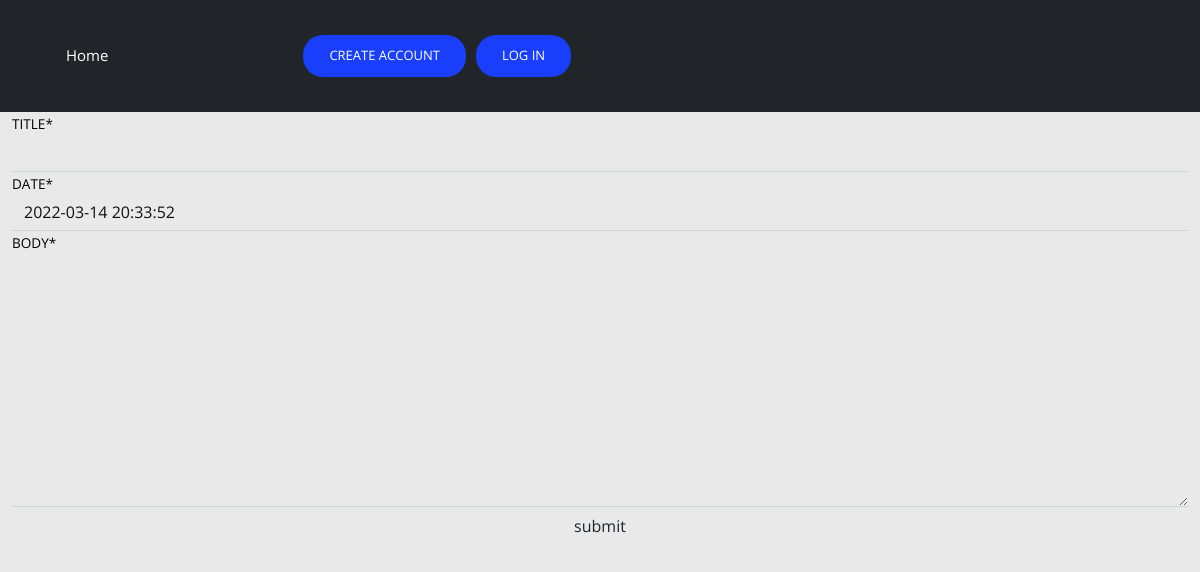
Before: / with the older database file.
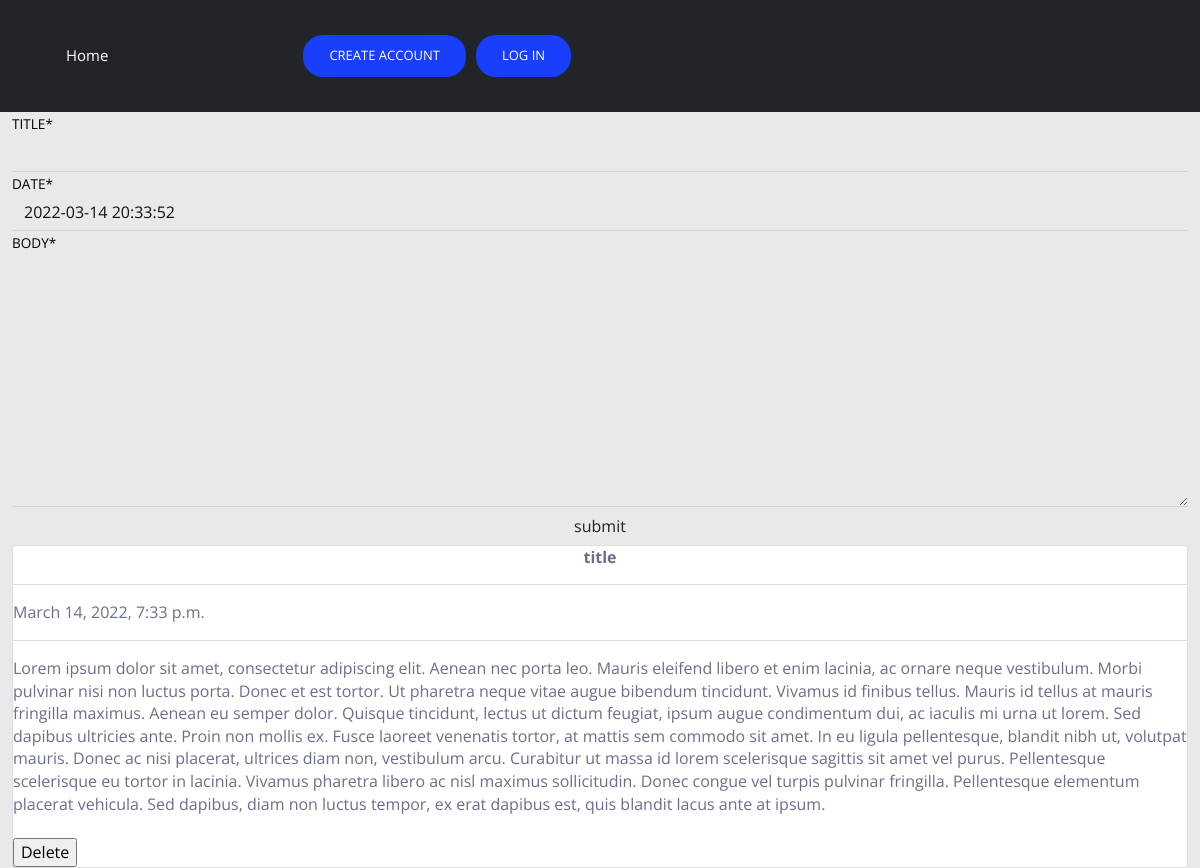
After: the same page with the newer database file.
### bug/models.py (models this page shows)
class bug(models.Model):
    title = models.CharField(max_length=50)
    id = models.AutoField(primary_key=True)
    date = models.DateTimeField(default=timezone.now)
    body = models.TextField()

### bug/views.py (the view)
# urls.py: path("", views.home, name="home"),
def home(request):
    form = BugForm()
    if request.method == "POST":
        form = BugForm(request.POST)
        if form.is_valid():
            form.save
            return redirect("/")
    todo_list = bug.objects.all()
    return render(
        request,
        "bug/home.html",
        {
            "forms": form,
            "todo_list": todo_list,
        },
    )

### bug/forms.py
class BugForm(forms.ModelForm):
    class Meta:
        model = bug
        fields = "__all__"

### bug/templates/bug/home.html (shortened to what this page needs)
{% extends 'bug/base.html' %}
{% load crispy_forms_tags %}
{% load static %}
{% block content %}
<link rel="stylesheet" href="{% static 'bug/css/main.css' %}">
<div class="container-fluid">
    <header>
        <div class="submit_form">
            <form action="addBug/{{bug.id}}" method="POST">
                {{forms|crispy}}
                <center>
                    <input type="submit" class="btn btn-default" value="submit" />
                </center>
            </form>
        </div>
    </header>
    <div class="row">
        <div class="">
            {% for bug in todo_list %}
            <div class="card">
                <center><b>{{bug.title}}</b></center>
                <hr />
                {{bug.date}}
                <hr />
                {{bug.body}}
                <br />
                <br />
                <form action="/del/{{bug.id}}/" method="post">{% csrf_token %}
                    <input type="submit" value="Delete">
                </form>
            </div>
            {% endfor%}
        </div>
    </div>
</div>
{% endblock content %}

### bug/templates/bug/base.html (shortened to what this page needs)
<!doctype html>
{% load static %}
<html lang="en">
<head>
    <link rel="stylesheet" href="{% static 'bug/css/main.css' %}" type="text/css">
    <link href="https://cdn.jsdelivr.net/npm/bootstrap@5.0.0-beta3/dist/css/bootstrap.min.css" rel="stylesheet"
>
</head>
<body id="bg">
    {% load static %}
    <nav class="navbar navbar-expand-lg navbar-dark bg-dark" id="main-navbar">
        <div class="container">
            <div class="collapse navbar-collapse" id="navbarNavAltMarkup">
                <div class="navbar-nav">
                    <a class="nav-link active" aria-current="page" href="{% url 'home' %}">Home</a>
                </div>
                <form class="d-flex" id="authstyle">
                    {% if user.is_authenticated %}
                    <a href="{% url 'profile' %}" class="btn" style="color: white; background-color: #193ffd;"
                        type="submit" id="header-links"> Profile </a>
                    <a href="{% url 'logout' %}" class="btn" style="color: white; background-color: #193ffd;"
                        type="submit" id="header-links"> Logout </a>
                    {% else %}
                    <a href="{% url 'register' %}" class="btn" style="color: white; background-color: #193ffd;"
                        type="submit" id="header-links"> Create Account </a>
                    <a href="{% url 'login' %}" class="btn"
                        style="color: white; background-color: #193ffd; margin-left: 10px; " type="submit"
                        id="header-links">Log In</a>
                    {% endif %}
                </form>
            </div>
        </div>
    </nav>
    <div>
        {% block content %}
        {% endblock content %}
    </div>
</body>
</html>

### bug/static/bug/css/main.css (style rules this page uses)
#bg { background-repeat: no-repeat; background-size: cover; background-attachment: fixed; }
#main-navbar { color: white; min-height: 14vh; font-size: 15px; }
#authstyle { margin-left: 17%; border-radius: 50%; }
#header-links { position: relative; border-radius: 20px; display: inline-block; padding: 10px 25px; text-transform: uppercase; text-decoration: none; font-size: 13px; overflow: hidden; transition: 0.2s; }
body { margin:0; color:#6a6f8c; font:600 16px/18px 'Open Sans',sans-serif; }
.submit_form { height: max-content; }
*,:after,:before { box-sizing:border-box }
a { color:inherit;text-decoration:none }
body { font: 100% / 1.414 "Open Sans", "Roboto", arial, sans-serif; background: #e9e9e9; }
a, [type="submit"] { transition: all .25s ease-in; }
.row:after { content: ""; display: table; clear: both; }
label { font-size: .85rem; text-transform: uppercase; color: rgb(0, 0, 0); }
.form-control { background-color: transparent; border-top: 0; border-right: 0; border-left: 0; border-radius: 0; }
[type="text"] { color: #111; }

Changed rows visible on the page:
added bug: title "title", date "March 14, 2022, 7:33 p.m.", body "Lorem ipsum dolor sit amet, consectetur adipiscing elit. Aenean nec porta leo. Mauris eleifend libero et enim lacinia, ac ornare neque vestibulum. Morbi pulvinar nisi non luctus porta. Donec et est tortor. Ut pharetra neque vitae augue bibendum tincidunt. Vivamus id finibus tellus. Mauris id tellus at mauris fringilla maximus. Aenean eu semper dolor. Quisque tincidunt, lectus ut dictum feugiat, ipsum augue condimentum dui, ac iaculis mi urna ut lorem. Sed dapibus ultricies ante. Proin non mollis ex. Fusce laoreet venenatis tortor, at mattis sem commodo sit amet. In eu ligula pellentesque, blandit nibh ut, volutpat mauris. Donec ac nisi placerat, ultrices diam non, vestibulum arcu. Curabitur…"
